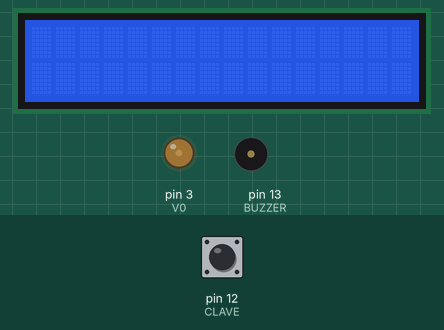
A sketch run on a simulated Arduino Uno, built with avr-gcc and run on an emulated ATmega328P. Shown: 16×2 character LCD, output pins drawn as LEDs (lit = HIGH), buzzer (waves = sounding, pin HIGH). The inputs (shaded band) are chosen by the test bench; at power-on: pin 12 (CLAVE) HIGH.

Above: at 1.2 s.
1.3 s: pin 12 (CLAVE) pulled LOW for 0.15 s
At 4.1 s:
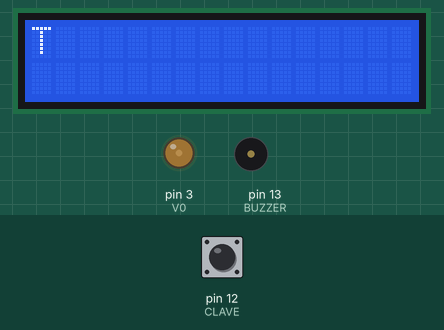
4.4 s: pin 12 (CLAVE) pulled LOW for 1 s
At 8.1 s:
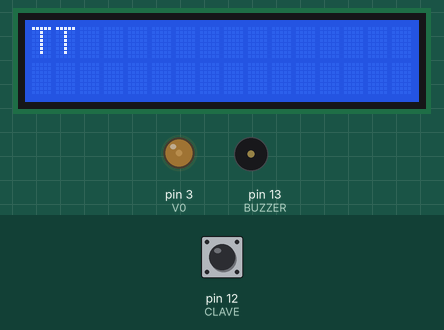
8.4 s: pin 12 (CLAVE) pulled LOW for 0.15 s
At 11.3 s:
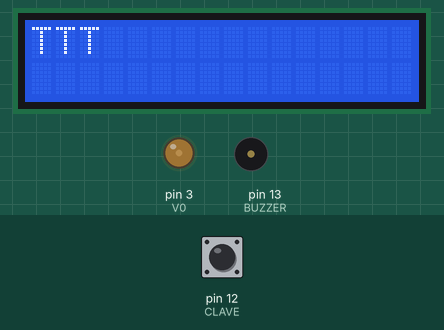
11.5 s: pin 12 (CLAVE) pulled LOW for 3.2 s
At 17.5 s:
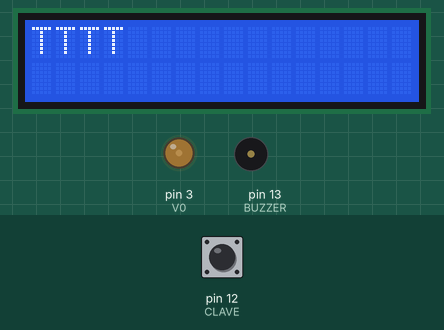
17.7 s: pin 12 (CLAVE) pulled LOW for 0.15 s
At 20.2 s:
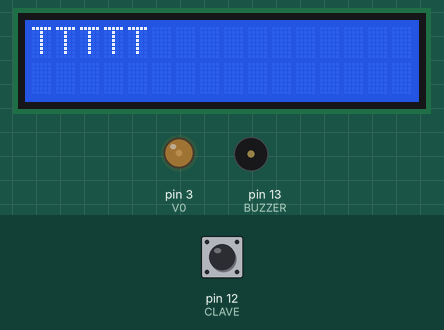
20.8 s: pin 12 (CLAVE) pulled LOW for 1 s
At 24.1 s:
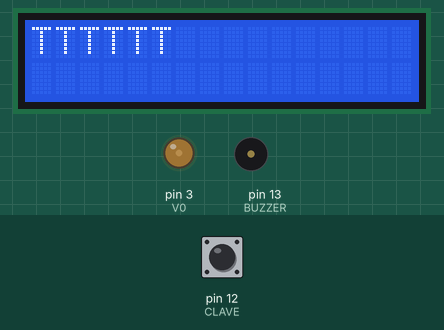
Timing chart, 0 to 25.6 s (numbered marks = the images above; inputs shaded):
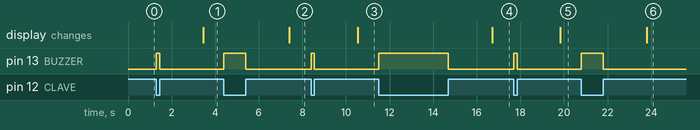

The sketch:

MorseDecoder.ino
```cpp
#include <LiquidCrystal.h>
#include <Wire.h>

// Intensidad de contraste y configuracion de LCD
int V0 = 3;
int RS = 4;
int E = 5;

//Salidas digitales necesarias para mostrar informacion en LCD
int D4 = 6;
int D5 = 7;
int D6 = 8;
int D7 = 9;

// Creacion de instancia de clase de LiquidCrystal para enviar la decodificacion del codigo morce a la pantalla LCD
LiquidCrystal lcd(RS, E, D4, D5, D6, D7);

// Clave de señal del pin 12 a GND 7
#define CLAVE 12

// Timbre desde el pin 13 hasta GND 8
#define BUZZER 13

// Configuracion inicial
void setup()
{
    pinMode(CLAVE, INPUT_PULLUP);
    pinMode(BUZZER, OUTPUT);
    analogWrite(V0, 50);
    lcd.begin(16, 2);
    lcd.setCursor(0, 0);
}

//Declaracion de variables globales
float duracionDePulsacion = 200.0;
boolean PrevS = false;
long tiempo1, tiempo2;
boolean S;
String codigoMorse = "";
int x = 0;
int y = 0;

// Ejecucion de decodificacion
void loop()
{
    S = !digitalRead(CLAVE);

    if (S)
    {
        if (S != PrevS)
        {
            tiempo1 = millis();
            DecodificadorPause(tiempo2);
        }
        digitalWrite(BUZZER, HIGH);
    }
    else
    {
        if (S != PrevS)
        {
            tiempo2 = millis();
            Decodificador(tiempo1);
        }
        digitalWrite(BUZZER, LOW);
    }

    if (abs(millis() - tiempo2) > duracionDePulsacion * 10)
    {
        DecodificadorPause(tiempo2);
    }

    PrevS = S;
}

// Metodo que recibe el tiempo de duracion de cada una de las pulsaciones para determinar el código morse que se introduce.
void Decodificador(long tiempoDeInicio)
{
    char pulsacion = '?';
    long tiempo = abs(millis() - tiempoDeInicio); // tiempos de duración de la señal (un punto o un guión)
    float duracionDelPunto = duracionDePulsacion / 3.0;

    if (tiempo <= 2)
        return;

    if (tiempo <= duracionDelPunto)
    {
        pulsacion = '.';
    }
    else if (tiempo > duracionDePulsacion)
    {
        pulsacion = '-';
    }
    else if ((tiempo > (duracionDePulsacion + duracionDelPunto) / 1.9) && tiempo <= duracionDePulsacion)
    {
        pulsacion = '-';
    }
    else
        pulsacion = '.';

    if (pulsacion == '-')
    {
        if (tiempo > duracionDePulsacion)
            duracionDePulsacion++;
        if (tiempo < duracionDePulsacion)
            duracionDePulsacion--;
    }
    else if (pulsacion == '.')
    {
        if (tiempo > duracionDePulsacion / 3.0)
            duracionDePulsacion++;
        if (tiempo < duracionDePulsacion / 3.0)
            duracionDePulsacion--;
    }
    codigoMorse += pulsacion;
}

// Pausa el decodificador e ingresa un espacio despues de cada elemento del alfabento que se muestra en pantalla
void DecodificadorPause(long tiempoDeInicio)
{
    if (codigoMorse == "")
        return;

    char pulsacion = '?';
    long tiempo = abs(millis() - tiempoDeInicio);
    if (tiempo > duracionDePulsacion - duracionDePulsacion / 40)
    {
        Decodificador();
    }
    if (tiempo > duracionDePulsacion * 2)
    {
        Decodificador();
        lcd.print("");
    }
}

// Compara las pulsaciones del usuario
void Decodificador()
{
    static String morseArray[] = {
        ".-", "-...", "-.-.", "-..", ".", "..-.", "--.", "....", "..", ".---", "-.-", ".-..", "--", "-.", "---", ".--.", "--.-",
        ".-.", "...", "-", "..-", "...-", ".--", "-..-", "-.--", "--..","E" };
    int i = 0;
    while (morseArray[i] != "E")
    {
        if (morseArray[i] == codigoMorse)
        {
            lcd.print((char)('A' + i));
            x++;
            break;
        }
        i++;
    }

    if (morseArray[i] == "E")
    {
        //Entra cuando el elemento morse no existe dentro del arreglo anteriormente definido
    }
    ActualizaCursor();
    codigoMorse = "";
}

// Actualiza la posicion del cursor previniendo que los datos salgan de la pantalla.
void ActualizaCursor()
{
    lcd.setCursor(x, y);
    //Valida que el cursor no se exeda de los caracteres maximos que puede mostrar la pantalla en X
    if (x >= 16)
    {
        x = 0;
        y++;
    }
    //Valida que el cursor no se exeda de los caracteres maximos que puede mostrar la pantalla en Y y limpia la pantalla
    if (y >= 2)
    {
        lcd.clear();
        x = y = 0;
    }
}
```

Measured:
- after the input at 1.3 s, pin 13 (BUZZER): LOW → HIGH at once, → LOW 0.15 s later; the display: changes after 2.1 s (image 1)
- after the input at 4.4 s, pin 13 (BUZZER): LOW → HIGH at once, → LOW 1.0 s later; the display: changes after 3.0 s (image 2)
- after the input at 8.4 s, pin 13 (BUZZER): LOW → HIGH at once, → LOW 0.15 s later; the display: changes after 2.1 s (image 3)
- after the input at 11.5 s, pin 13 (BUZZER): LOW → HIGH at once, → LOW 3.2 s later; the display: changes after 5.2 s (image 4)
- after the input at 17.7 s, pin 13 (BUZZER): LOW → HIGH at once, → LOW 0.15 s later; the display: changes after 2.1 s (image 5)
- after the input at 20.8 s, pin 13 (BUZZER): LOW → HIGH at once, → LOW 1.0 s later; the display: changes after 3.0 s (image 6)
